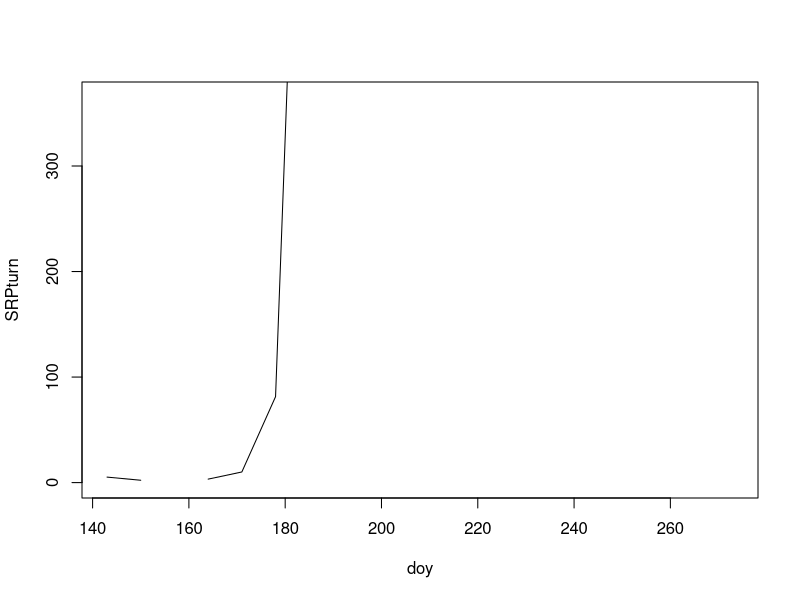
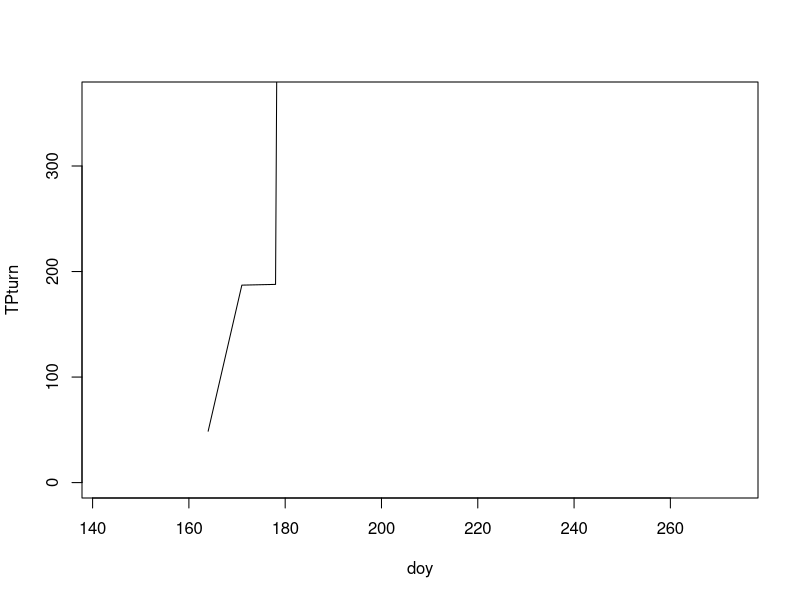
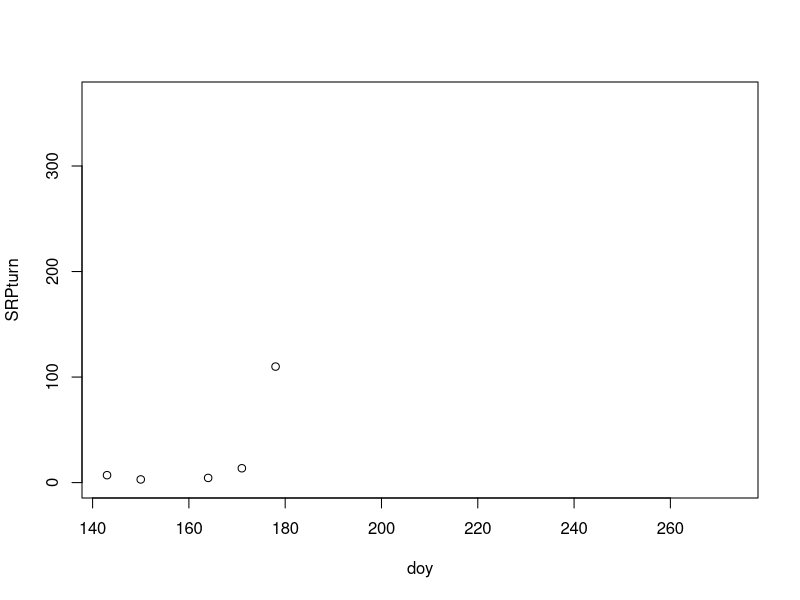
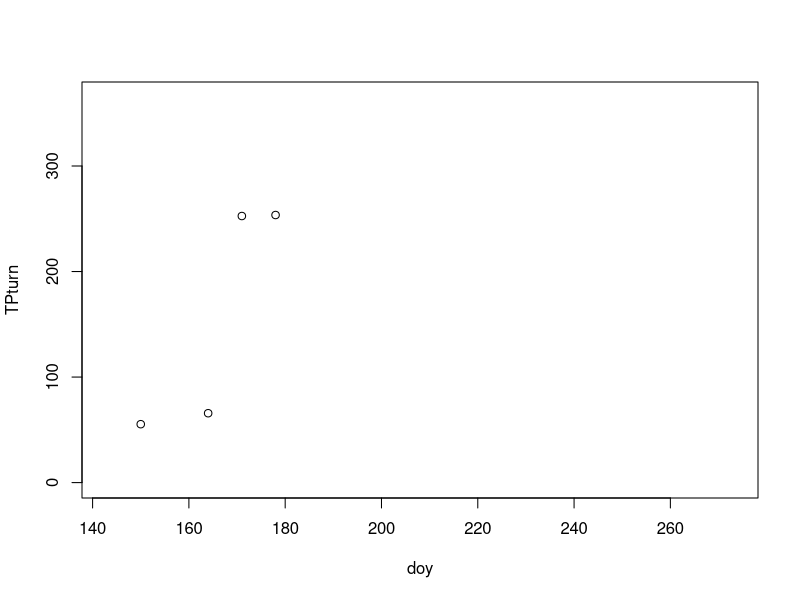

Here is the R script that generated these plots, in order:
# Turnover of P by zooplankton # 
setwd("C:/Users/Tyler/Box Sync/Butts_Scripts/GV Grazing/chapter1-plankton-func/Derived Datasets") #desktop
setwd("C:/Users/Owner/Box/Butts_Scripts/GV Grazing/chapter1-plankton-func/Derived Datasets")


library(tidyverse)
library(magrittr)

# load in data 
gv_exc = read_csv('gv19_excretion.csv')
gv_stocks = read_csv('gv19_nutrientstocks.csv')

gv_exc
gv_stocks

# Turnover 
## Assuming excretion of soluble nutrients by zooplankton was contributing soluble phosphate to the water column 
## and transforming particulate (total) phosphorus into soluble forms, can calculate turnover times of these 
## nutrient pools by dividing the average water column concentration by the excretion rates of zooplankton (water column concentration/excretion rate)

# Select correct stocks 
# Only doing P since can't directly compare NH4 excretion as did not take weekly NH4 
gv_watercolumn = gv_stocks %>% 
  select(doy, SRP_ugL, TP_ugL)
gv_exc_turn = gv_exc %>%
  select(doy, P_excrete_sum_d)

gv_turnover = left_join(gv_watercolumn, gv_exc_turn, by = 'doy')
gv_turnover

gv_turnover =gv_turnover %>%
  mutate(SRPturn = SRP_ugL/P_excrete_sum_d,
         TPturn = TP_ugL/P_excrete_sum_d) 
gv_turnover

# Interpretation: Crustacean zooplankton could 
## turnover water column total phosphorus in X days, and soluble reactive phosphrus in z days

plot(SRPturn~doy, data=gv_turnover, type='l', ylim=c(0,365))
plot(TPturn~doy, data =gv_turnover, type = 'l', ylim=c(0,365))

# Try areal see if you get similar results, may have to do mean or 
## mean over certain periods (Inorganic N/P supply shift)
gv_watercolumn
gv_wc_areal = gv_watercolumn %>%
  mutate(SRP_areal = SRP_ugL*8.1, 
         TP_areal = TP_ugL*8.1)
gv_wc_areal

gv_exc_areal = gv_exc %>%
  select(doy, N_areal, P_areal)

gv_arealturn = left_join(gv_wc_areal, gv_exc_areal, by = 'doy')
gv_arealturn = gv_arealturn %>%
  mutate(SRPturn = SRP_areal/P_areal, 
         TPturn = TP_areal/P_areal)
gv_arealturn

plot(SRPturn~doy, data=gv_arealturn, ylim = c(0,365))
plot(TPturn~doy, data=gv_arealturn, ylim = c(0,365))

summ = gv_arealturn %>%
  summarise(SRPareal_avg = mean(SRP_areal, na.rm = T), 
            TPareal_avg = mean(TP_areal, na.rm = T), 
            Pareal_avg = mean(P_areal, na.rm = T)) %>%
  mutate(SRPturn = SRPareal_avg/Pareal_avg, 
         TPturn = TPareal_avg/Pareal_avg)
summ
